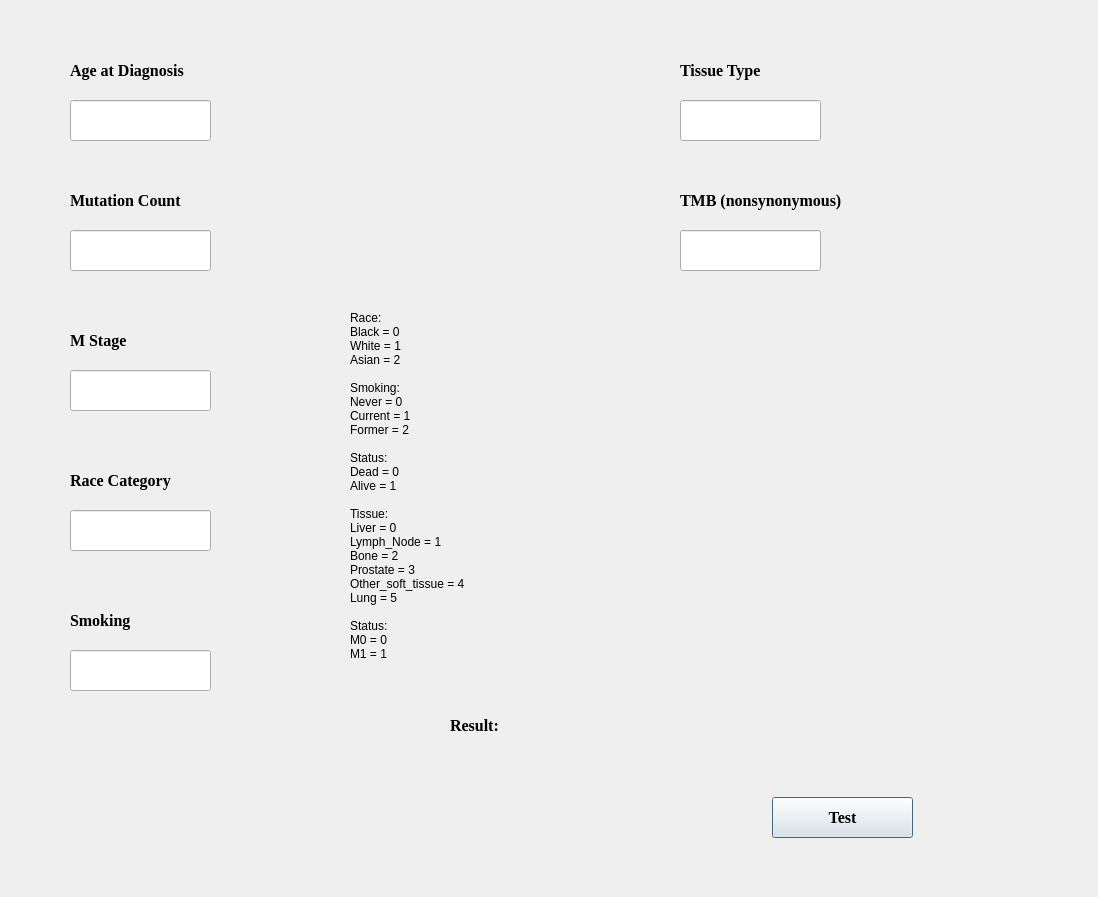
<?xml version="1.0" encoding="UTF-8"?>
<ui version="4.0">
 <class>Dialog</class>
 <widget class="QDialog" name="Dialog">
  <property name="geometry">
   <rect>
    <x>0</x>
    <y>0</y>
    <width>1098</width>
    <height>897</height>
   </rect>
  </property>
  <property name="windowTitle">
   <string>Dialog</string>
  </property>
  <widget class="QLabel" name="label">
   <property name="geometry">
    <rect>
     <x>70</x>
     <y>50</y>
     <width>161</width>
     <height>41</height>
    </rect>
   </property>
   <property name="font">
    <font>
     <family>Times New Roman</family>
     <pointsize>12</pointsize>
     <weight>75</weight>
     <bold>true</bold>
    </font>
   </property>
   <property name="text">
    <string>Age at Diagnosis</string>
   </property>
  </widget>
  <widget class="QLineEdit" name="Age_at_Diagnosis">
   <property name="geometry">
    <rect>
     <x>70</x>
     <y>100</y>
     <width>141</width>
     <height>41</height>
    </rect>
   </property>
  </widget>
  <widget class="QLabel" name="label_2">
   <property name="geometry">
    <rect>
     <x>70</x>
     <y>180</y>
     <width>131</width>
     <height>41</height>
    </rect>
   </property>
   <property name="font">
    <font>
     <family>Times New Roman</family>
     <pointsize>12</pointsize>
     <weight>75</weight>
     <bold>true</bold>
    </font>
   </property>
   <property name="text">
    <string>Mutation Count</string>
   </property>
  </widget>
  <widget class="QLineEdit" name="Mutation_Count">
   <property name="geometry">
    <rect>
     <x>70</x>
     <y>230</y>
     <width>141</width>
     <height>41</height>
    </rect>
   </property>
  </widget>
  <widget class="QLabel" name="label_3">
   <property name="geometry">
    <rect>
     <x>70</x>
     <y>320</y>
     <width>131</width>
     <height>41</height>
    </rect>
   </property>
   <property name="font">
    <font>
     <family>Times New Roman</family>
     <pointsize>12</pointsize>
     <weight>75</weight>
     <bold>true</bold>
    </font>
   </property>
   <property name="text">
    <string>M Stage</string>
   </property>
  </widget>
  <widget class="QLineEdit" name="M_Stage">
   <property name="geometry">
    <rect>
     <x>70</x>
     <y>370</y>
     <width>141</width>
     <height>41</height>
    </rect>
   </property>
  </widget>
  <widget class="QLabel" name="label_4">
   <property name="geometry">
    <rect>
     <x>70</x>
     <y>460</y>
     <width>131</width>
     <height>41</height>
    </rect>
   </property>
   <property name="font">
    <font>
     <family>Times New Roman</family>
     <pointsize>12</pointsize>
     <weight>75</weight>
     <bold>true</bold>
    </font>
   </property>
   <property name="text">
    <string>Race Category</string>
   </property>
  </widget>
  <widget class="QLineEdit" name="Race_Category">
   <property name="geometry">
    <rect>
     <x>70</x>
     <y>510</y>
     <width>141</width>
     <height>41</height>
    </rect>
   </property>
  </widget>
  <widget class="QLabel" name="label_5">
   <property name="geometry">
    <rect>
     <x>70</x>
     <y>600</y>
     <width>131</width>
     <height>41</height>
    </rect>
   </property>
   <property name="font">
    <font>
     <family>Times New Roman</family>
     <pointsize>12</pointsize>
     <weight>75</weight>
     <bold>true</bold>
    </font>
   </property>
   <property name="text">
    <string>Smoking</string>
   </property>
  </widget>
  <widget class="QLineEdit" name="Smoking">
   <property name="geometry">
    <rect>
     <x>70</x>
     <y>650</y>
     <width>141</width>
     <height>41</height>
    </rect>
   </property>
  </widget>
  <widget class="QLabel" name="label_6">
   <property name="geometry">
    <rect>
     <x>680</x>
     <y>50</y>
     <width>131</width>
     <height>41</height>
    </rect>
   </property>
   <property name="font">
    <font>
     <family>Times New Roman</family>
     <pointsize>12</pointsize>
     <weight>75</weight>
     <bold>true</bold>
    </font>
   </property>
   <property name="text">
    <string>Tissue Type</string>
   </property>
  </widget>
  <widget class="QLineEdit" name="Tissue_Type">
   <property name="geometry">
    <rect>
     <x>680</x>
     <y>100</y>
     <width>141</width>
     <height>41</height>
    </rect>
   </property>
  </widget>
  <widget class="QLabel" name="label_7">
   <property name="geometry">
    <rect>
     <x>680</x>
     <y>180</y>
     <width>201</width>
     <height>41</height>
    </rect>
   </property>
   <property name="font">
    <font>
     <family>Times New Roman</family>
     <pointsize>12</pointsize>
     <weight>75</weight>
     <bold>true</bold>
    </font>
   </property>
   <property name="text">
    <string>TMB (nonsynonymous)</string>
   </property>
  </widget>
  <widget class="QLineEdit" name="TMB_">
   <property name="geometry">
    <rect>
     <x>680</x>
     <y>230</y>
     <width>141</width>
     <height>41</height>
    </rect>
   </property>
  </widget>
  <widget class="QLabel" name="labell">
   <property name="geometry">
    <rect>
     <x>450</x>
     <y>690</y>
     <width>141</width>
     <height>71</height>
    </rect>
   </property>
   <property name="font">
    <font>
     <family>Times New Roman</family>
     <pointsize>12</pointsize>
     <weight>75</weight>
     <bold>true</bold>
    </font>
   </property>
   <property name="text">
    <string>Result:</string>
   </property>
  </widget>
  <widget class="QLabel" name="Result">
   <property name="geometry">
    <rect>
     <x>530</x>
     <y>690</y>
     <width>501</width>
     <height>71</height>
    </rect>
   </property>
   <property name="font">
    <font>
     <family>Times New Roman</family>
     <pointsize>16</pointsize>
     <weight>75</weight>
     <bold>true</bold>
    </font>
   </property>
   <property name="text">
    <string/>
   </property>
  </widget>
  <widget class="QPushButton" name="predict">
   <property name="geometry">
    <rect>
     <x>772</x>
     <y>797</y>
     <width>141</width>
     <height>41</height>
    </rect>
   </property>
   <property name="font">
    <font>
     <family>Times New Roman</family>
     <pointsize>12</pointsize>
     <weight>75</weight>
     <bold>true</bold>
    </font>
   </property>
   <property name="text">
    <string>Test</string>
   </property>
  </widget>
  <widget class="QLabel" name="label_8">
   <property name="geometry">
    <rect>
     <x>350</x>
     <y>270</y>
     <width>591</width>
     <height>431</height>
    </rect>
   </property>
   <property name="text">
    <string>Race:
Black = 0
White = 1
Asian = 2

Smoking:
Never = 0
Current = 1
Former = 2

Status:
Dead = 0
Alive = 1

Tissue:
Liver = 0
Lymph_Node = 1
Bone = 2
Prostate = 3
Other_soft_tissue = 4
Lung = 5

Status:
M0 = 0
M1 = 1</string>
   </property>
  </widget>
  <widget class="QLabel" name="error">
   <property name="geometry">
    <rect>
     <x>50</x>
     <y>830</y>
     <width>521</width>
     <height>41</height>
    </rect>
   </property>
   <property name="font">
    <font>
     <family>Times New Roman</family>
     <pointsize>12</pointsize>
     <weight>75</weight>
     <bold>true</bold>
    </font>
   </property>
   <property name="text">
    <string/>
   </property>
  </widget>
 </widget>
 <resources/>
 <connections/>
</ui>
